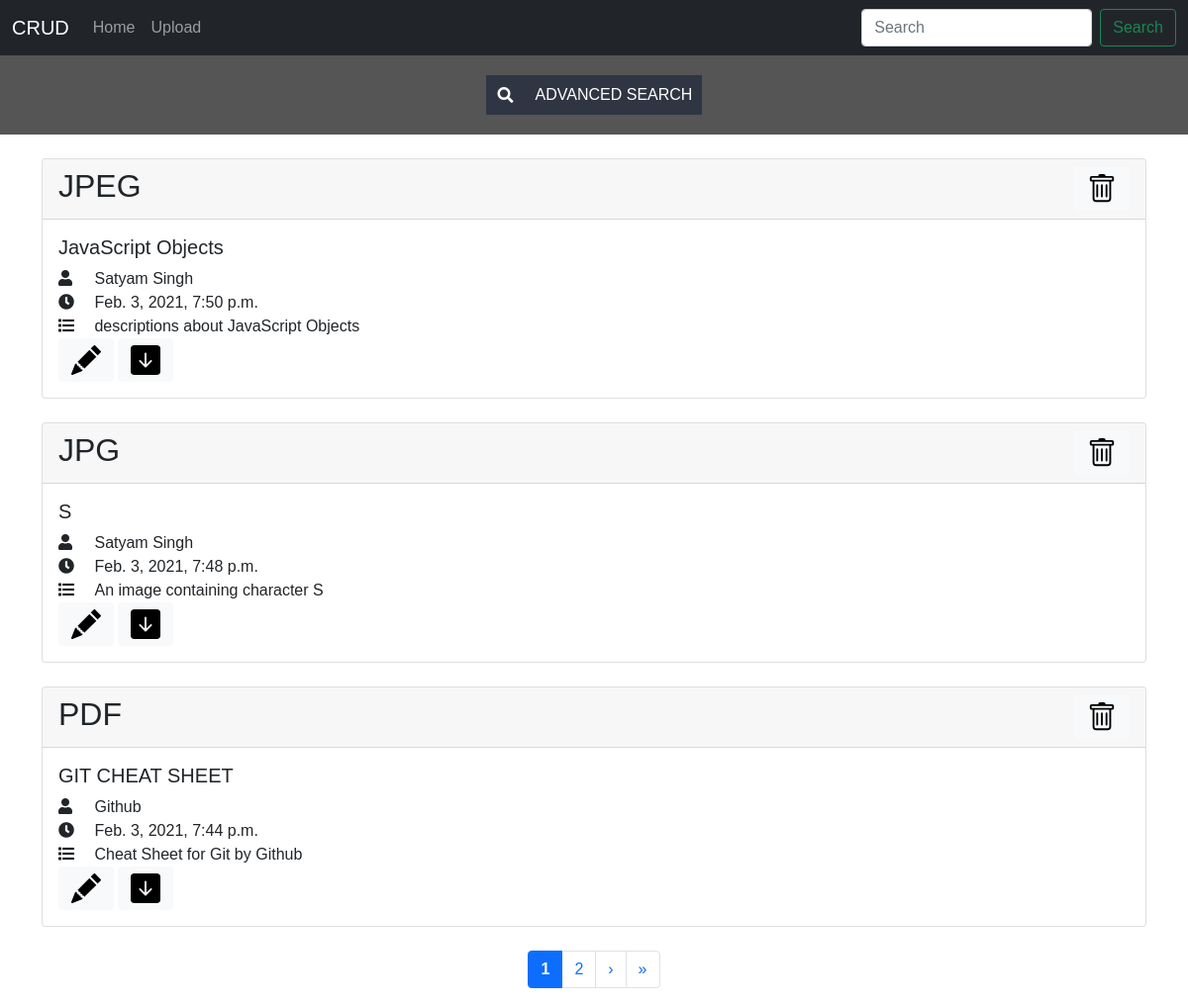
The app's page /search/ with its own data.
### myApp/models.py (models this page shows, shortened)
class Document(models.Model): #inheriting from models.py
    document_title = models.CharField(max_length=200)
    author = models.CharField(max_length=200)
    subject = models.CharField(max_length=200)
    creation_time = models.DateTimeField(default=datetime.now())
    document_file = models.FileField(upload_to="myApp/document_files", default="")
    document_type = models.CharField(max_length=50, default="")

### myApp/views.py (the view)
# urls.py: path("search/", views.search, name="Search"),
def search(request):
    try:
        mixed_query = request.GET['mixed_query']
    except:
        mixed_query = ""
    try:
        title_query = request.GET['title_query']
    except:
        title_query = ""
    try:
        author_query = request.GET['author_query']
    except:
        author_query = ""
    try:
        subject_query = request.GET['subject_query']
    except:
        subject_query = ""
    try:
        document_type_query = request.GET['document_type_query']
    except:
        document_type_query = ""
    query = {"mixed_query": mixed_query, "title_query": title_query, "author_query": author_query, "subject_query": subject_query, "document_type_query": document_type_query}
    if len(title_query) or len(author_query) or len(subject_query) or len(document_type_query):
        documents = Document.objects.filter(document_title__icontains = title_query).filter(author__icontains = author_query).filter(subject__icontains = subject_query, document_type__icontains = document_type_query).order_by('-creation_time')
    else:
        documents1 = Document.objects.filter(document_title__icontains = mixed_query)
        documents2 = Document.objects.filter(author__icontains = mixed_query)
        documents3 = Document.objects.filter(subject__icontains = mixed_query)
        documents4 = Document.objects.filter(document_type__icontains = mixed_query)
        documents = documents1.union(documents2, documents3, documents4).order_by('-creation_time')
    paginator = Paginator(documents, 3)
    page = request.GET.get('page')
    documents = paginator.get_page(page)
    params = {'query': query, 'documents': documents}
    return render(request, 'myApp/search.html', params)

### myApp/templates/myApp/search.html (shortened to what this page needs)
{% extends 'myApp/basic.html' %}
{% block body %}
<div class="filter-box">
  <form action="/search">
    <div class="query-box">
      <i class="fa fa-search"></i>
      <button class="adv-search" type="submit" name="button">advanced search</button>
    </div>
  </form>
</div>
<div class="container">
    {% for document in documents %}
    <div class="card my-4">
        <div class="card-header">
          <h2 style="display: inline; text-transform: uppercase;">{{document.document_type}}</h2>
          <form method="POST" action="/delete/{{ document.id }}" style="display: inline;"> {% csrf_token %}
            <button style="float: right;" type="submit" class="btn btn-light">
            </button>
          </form>
        </div>
        <div class="card-body">
          <h5 class="card-title">
            {{ document.document_title }}
          </h5>
          <div>
            <i class="fas fa-user" style="width: 16px;"></i>
            <span class="mx-3">{{ document.author }}</span>
          </div>
          <div>
            <i class="fas fa-clock"></i>
            <span class="mx-3">{{ document.creation_time }}</span>
          </div>
          <div>
            <i class="fas fa-list"></i>
            <p class="card-text d-inline mx-3">{{ document.subject }}</p>
          </div>
          <a href="/update/{{document.id}}" class="btn btn-light">
          </a>
          <a href="{{document.document_file.url}}" class="btn btn-light" download>
          </a>
        </div>
      </div>
      {% endfor %}
</div>
{% if documents.paginator.count > 0 %}
    <nav aria-label="Page navigation example">
      <ul class="pagination justify-content-center">
        {% for num in documents.paginator.page_range %}
          {% if documents.number == num %}
            <li class="page-item active"><a class="page-link text-light"><strong>{{ num }}</strong></a></li>
          {% elif num > documents.number|add:'-3' and num < documents.number|add:'3' %}
            <li class="page-item"><a class="page-link" href="?page={{num}}&mixed_query={{query.mixed_query}}&title_query={{ query.title_query }}&author_query={{ query.author_query}}&subject_query={{ query.subject_query }}&document_type_query={{ query.document_type_query }}">{{ num }}</a></li>
          {% endif %}
        {% endfor %}
        {% if documents.has_next %}
          <li class="page-item">
            <a class="page-link" href="?page={{ documents.next_page_number }}&mixed_query={{query.mixed_query}}&title_query={{ query.title_query }}&author_query={{ query.author_query}}&subject_query={{ query.subject_query }}&document_type_query={{ query.document_type_query }}" aria-label="Next">
              <span aria-hidden="true">&rsaquo;</span>
            </a>
          </li>
          <li class="page-item">
            <a class="page-link" href="?page={{ documents.paginator.num_pages }}&mixed_query={{query.mixed_query}}&title_query={{ query.title_query }}&author_query={{ query.author_query}}&subject_query={{ query.subject_query }}&document_type_query={{ query.document_type_query }}" aria-label="Last">
              <span aria-hidden="true">	&raquo;</span>
            </a>
          </li>
        {% endif %}
      </ul>
    </nav>
{% endif %}
{% endblock %}

### myApp/templates/myApp/search.html (style rules this page uses)
* { margin: 0; padding: 0; font-family: "montserrat", sans-serif; }
.filter-box { background-color: #555; padding: 20px 40px; text-align: center; color: white; }
.query-box { height: auto; justify-content: center; display: flex; flex-wrap: wrap; }
.query-box i { background: #2f3542; width: 40px; line-height: 40px; }
.tbox, .adv-search { margin: 0; padding: 0; border: red; outline: none; }
.adv-search { background: #2f3542; color: white; padding: 0 10px; text-transform: uppercase; cursor: pointer; }

### records on screen
Document: document_type "JPEG", document_title "JavaScript Objects", author "Satyam Singh", creation_time "Feb. 3, 2021, 7:50 p.m.", subject "descriptions about JavaScript Objects"
Document: document_type "JPG", document_title "S", author "Satyam Singh", creation_time "Feb. 3, 2021, 7:48 p.m.", subject "An image containing character S"
Document: document_type "PDF", document_title "GIT CHEAT SHEET", author "Github", creation_time "Feb. 3, 2021, 7:44 p.m.", subject "Cheat Sheet for Git by Github"

### other values on screen
{{ num }} "1"
{{ num }} "2"
